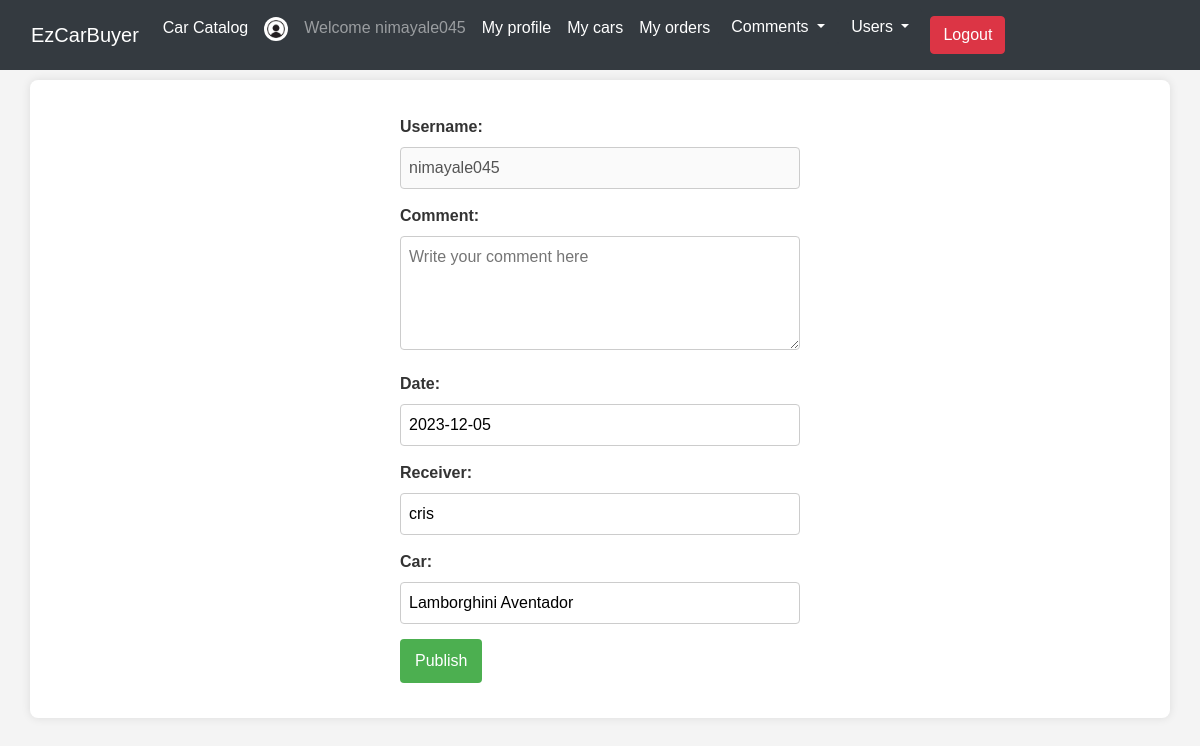
The page /comment/insert/32 (signed in) on the database as committed earlier.
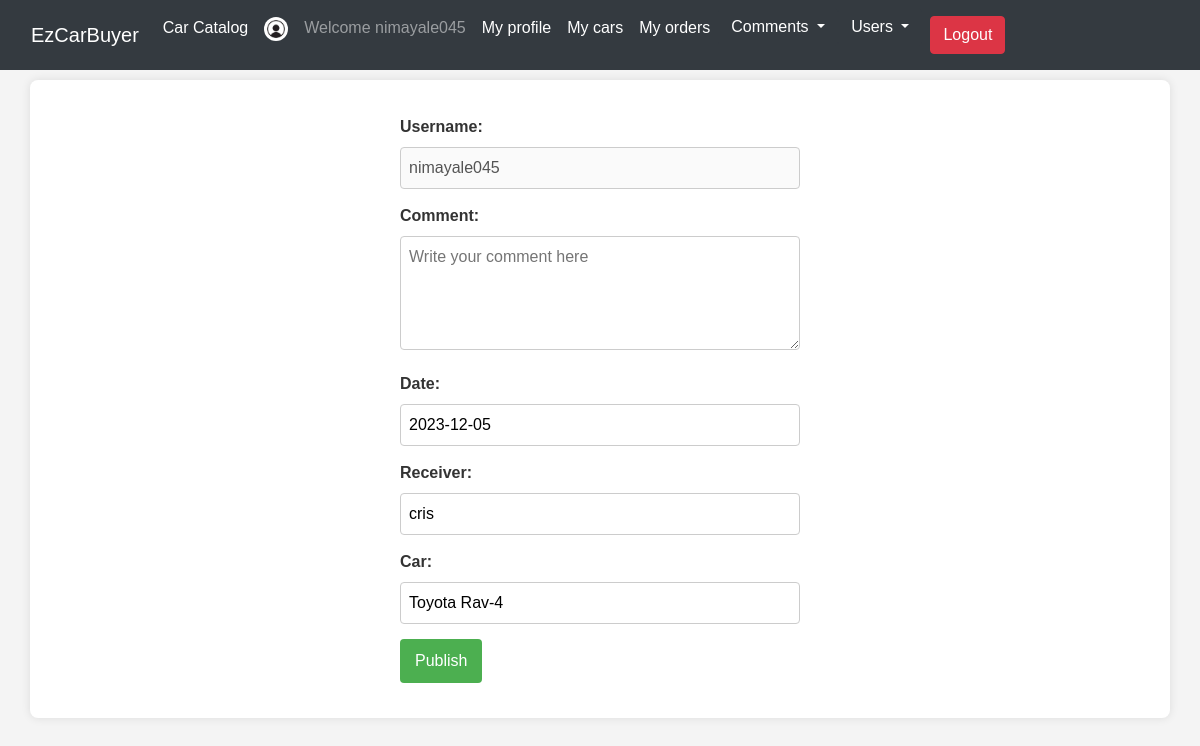
The same page on the database as committed later.
### tables this page shows
CREATE TABLE `car` (
  `id` int(11) NOT NULL,
  `user_id` int(11) NOT NULL,
  `make` varchar(30) NOT NULL,
  `model` varchar(30) NOT NULL,
  `year` int(4) NOT NULL,
  `price` int(11) NOT NULL,
  `ext_col` varchar(20) NOT NULL,
  `int_col` varchar(20) NOT NULL,
  `distance` int(7) NOT NULL,
  `status` varchar(4) NOT NULL DEFAULT 'Used',
  `picture` varchar(255) NOT NULL DEFAULT 'NoImage.png'
);

### Model/User.php (called while the page is built, shortened)
<?php
class User extends Model{
    public function find($id){
        $SQL = "SELECT * FROM user WHERE id=:id";
        $stmt = self::$_conn->prepare($SQL);
        $stmt->execute(['id'=>$id]);
        $stmt->setFetchMode(PDO::FETCH_CLASS,'User');
        return $stmt->fetch();
    }
}
?>

### dbConn.php (called while the page is built)
<?php
class Model{
    protected static $_conn = null;
    public function __construct(){
        if(self::$_conn == null){
            $host = 'localhost';
            $dbname = 'db_project';
            $user = 'root';
            $password = '';
            self::$_conn = new PDO("mysql:host=$host;dbname=$dbname",$user,$password);
        }
    }
}
?>

### Model/Car.php (called while the page is built, shortened)
<?php
class Car extends Model{
    public function find($id){
        $SQL = "SELECT * FROM car WHERE id=:id";
        $stmt = self::$_conn->prepare($SQL);
        $stmt->execute(['id'=>$id]);
        $stmt->setFetchMode(PDO::FETCH_CLASS,'Car');
        return $stmt->fetch();
    }
}
?>

### View/comment/add.php (the view, shortened to what this page needs)
<!DOCTYPE html>
<html lang="en">
<head>
    <?php
    include 'View/includes/style.php';
    ?>
</head>
<body>
    <?php
    include 'View/includes/header.php';
    ?>
<div class="container">
    <form action="" method="post">
    <div class="input">
            <label>Username:</label><br>
            <input type="text" value="<?=$_SESSION['username']?>" disabled>
        </div>
    <div class="input">
            <label>Comment:</label><br>
            <textarea rows="4" cols="50" name="comment" placeholder="Write your comment here"></textarea>
        </div>
        <div class="input">
            <label>Date:</label><br>
            <input type="text" name="date" value="<?php echo date('Y-m-d')?>" readonly>
        </div>
        <div class="input">
            <label>Receiver:</label><br>
            <input type="text" name="rec" value="<?=$data[1]->username?>" readonly>
        </div>
        <div class="input">
            <label>Car:</label><br>
            <input type="text" name="car" value="<?= $data[0]->make." ".$data[0]->model?>" readonly>
        </div>
        <div class="input">
            <input type="submit" name="com" value="Publish">
        </div>
    </form>
</div>
</body>
</html>

Rows that differ between the two databases and show on the page:
changed car: car "Lamborghini Aventador" → "Toyota Rav-4"
